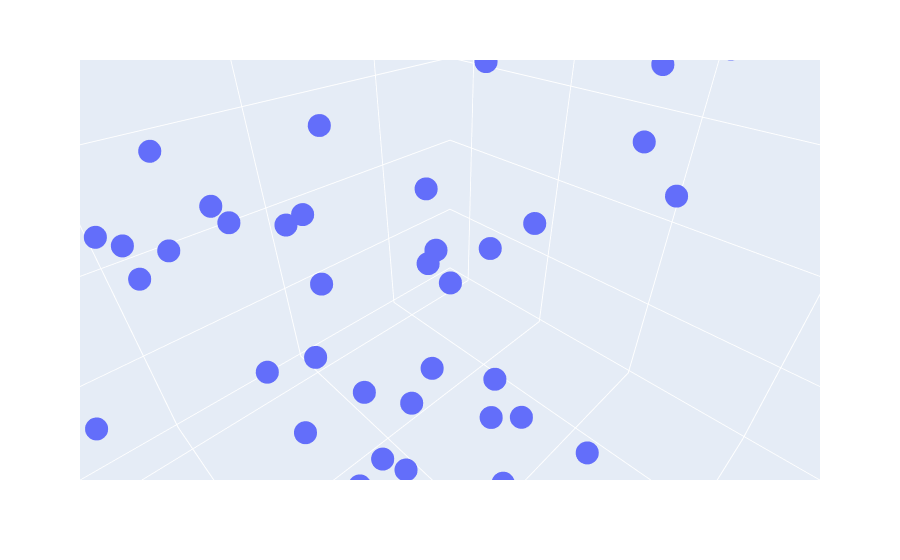

The cell this chart's notebook holds for it:
### Markdown cell above
### Ploting 3D scatter plot

### Code cell
fig=px.scatter_3d(df,x='feature_1',y='feature_2',z='target')
fig.show()
